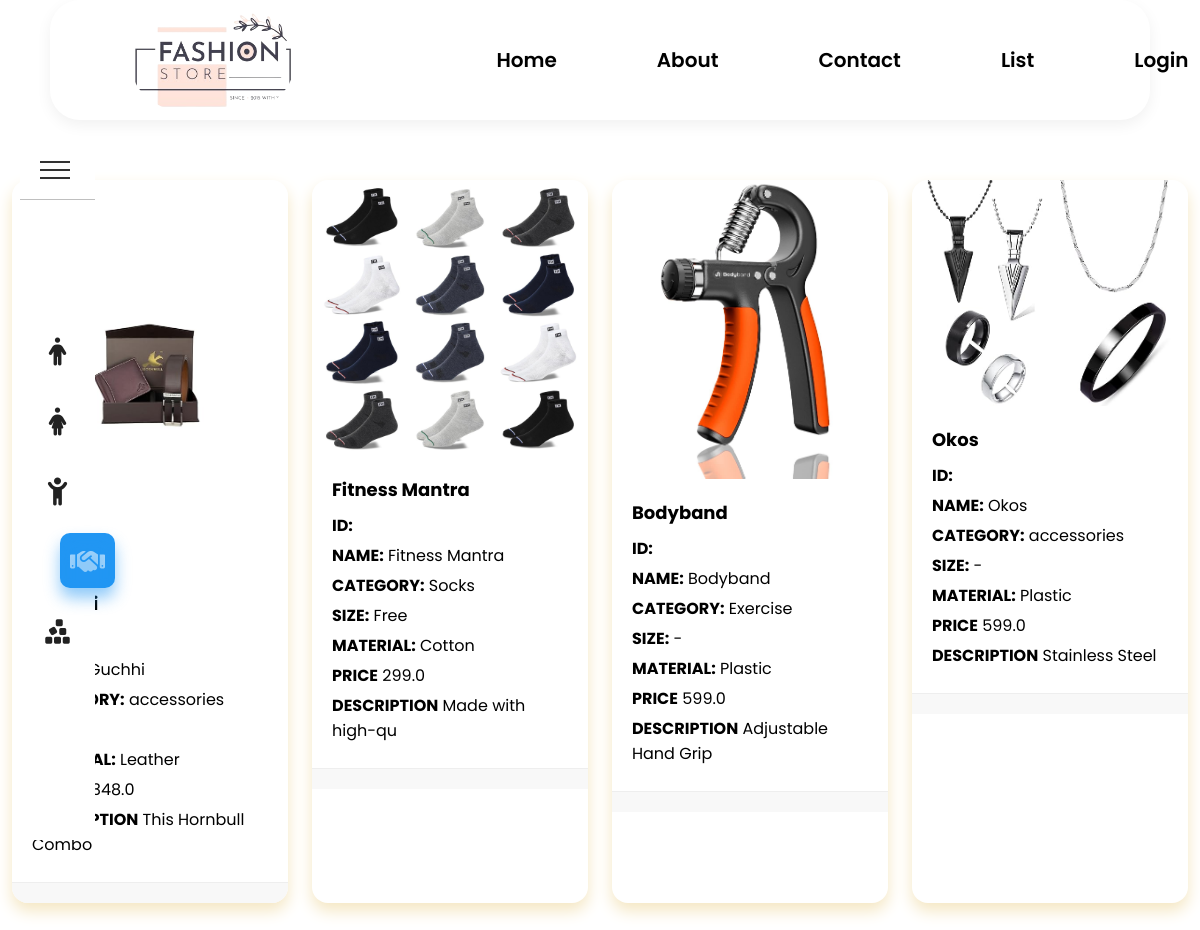
Screenshot of /MenAccessorieslist/ with the database file from the repository.
### fashionapp/models.py (models this page shows)
class MenAccessories(models.Model):
    id=models.AutoField(primary_key=True)
    name=models.CharField(max_length=30)
    category=models.CharField(max_length=20)
    size=models.CharField(max_length=10)
    material=models.CharField(max_length=15)
    price=models.CharField(max_length=10)
    description=models.CharField(max_length=20)
    Men_Accessoriesimage=models.ImageField(null=True,blank=True,upload_to="image/")

### fashionapp/views.py (the view)
# urls.py: path('MenAccessorieslist/', views.MenAccessoriesListView.as_view(),name='MenAccessorieslist'),
class MenAccessoriesListView(ListView):
    model=MenAccessories
    context_object_name='accessories'
    template_name='fashionapp/MenAccessories_list.html'

### templates/fashionapp/MenAccessories_list.html (shortened to what this page needs)
<!DOCTYPE html>
<html lang="en">
  {% load static %}
<head>
    <link rel="stylesheet" href="https://cdnjs.cloudflare.com/ajax/libs/font-awesome/6.5.2/css/all.min.css"
 />
    <link rel="stylesheet" href="https://cdnjs.cloudflare.com/ajax/libs/font-awesome/6.5.2/css/all.min.css"
 />
    <link href="{% static 'css/style.css' %}" rel="stylesheet">
  <link rel="stylesheet" href="https://cdnjs.cloudflare.com/ajax/libs/font-awesome/6.5.2/css/all.min.css"
 />
</head>
<body>
  {% include 'fashionapp/headernew.html'%}
    <div class="container">
        <div class="navigation" style="height: 450px; margin-top: 120px;">
          <div class="menu-toggle"></div>
          <ul class="list">
            <li class="list-item" style="--color:#f44336"><a href="/clothelist/">
              <span class="icon">
                <i class="fa-solid fa-person"></i>
              </span>
              </a></li>
            <li class="list-item" style="--color:#ffa117"><a href="/clothelistwomen/">
              <span class="icon">
                <i class="fa-solid fa-person-dress"></i>
              </span>
              </a></li>
            <li class="list-item" style="--color:#0fc70f"><a href="/clothelistchild/">
              <span class="icon">
                <i class="fa-solid fa-child-reaching"></i>
              </span>
              </a></li>
            <li class="list-item active" style="--color:#2196f3"><a href="/MenAccessorieslist/">
              <span class="icon">
                <i class="fa-solid fa-handshake"></i>
              </span>
              </a></li>
            <li class="list-item" style="--color:#b145e9"><a href="/womenAccessorieslist/">
              <span class="icon">
                <i class="fa-solid fa-cubes-stacked"></i>
              </span>
              </a></li>
          </ul>
        </div>
    </div>
    <div class="clothe-container">
    {% for a in accessories %}
    <div class="clothe-card">
        <img class="clothe-image" src="/{{ a.Men_Accessoriesimage }}" alt="{{ a.name }}">
        <div class="clothe-details">
            <h3>{{ a.name }}</h3>
            <p><strong>ID:</strong> {{ a.maid }}</p>
            <p><strong>NAME:</strong> {{ a.name }}</p>
            <p><strong>CATEGORY:</strong> {{ a.category }}</p>
            <p><strong>SIZE:</strong> {{ a.size }}</p>
            <p><strong>MATERIAL:</strong> {{ a.material }}</p>
            <p><strong>PRICE</strong> {{ a.price }}</p>
            <p><strong>DESCRIPTION</strong> {{ a.description }}</p>
        </div>
        <div class="clothe-actions">
        </div>
    </div>
    {% endfor %}
</div>
</body>
</html>

### fashionapp/static/css/style.css (style rules this page uses)
* { margin: 0; padding: 0; box-sizing: border-box; }
body { width: 100%; overflow-x: hidden; }

### templates/fashionapp/MenAccessories_list.html (style rules this page uses)
* { margin: 0; padding: 0; box-sizing: border-box; font-family: 'Poppins', sans-serif; }
.container { width: 100%; display: flex; justify-content: flex-start; align-items: center; background: #e0e1e7; }
.navigation { position: fixed; inset: 20px 0 20px 20px; width: 75px; min-height: 700px; background: #fff; transition: 0.5s; display: flex; justify-content: center; align-items: center; }
.navigation .menu-toggle { position: absolute; top: 0; left: 0; width: 100%; height: 60px; border-bottom: 1px solid rgba(0, 0, 0, 0.25); cursor: pointer; display: flex; justify-content: flex-start; align-items: center; padding: 0 20px; }
.navigation .menu-toggle::before { content: ''; position: absolute; width: 30px; height: 2px; background: #333; transform: translateY(-8px); transition: 0.5s; }
.navigation .menu-toggle::after { content: ''; position: absolute; width: 30px; height: 2px; background: #333; transform: translateY(8px); transition: 0.5s; box-shadow: 0 -8px 0 #333; }
.navigation ul { display: flex; flex-direction: column; gap: 10px; width: 100%; }
.navigation ul li { list-style: none; position: relative; width: 100%; height: 60px; display: flex; justify-content: flex-start; align-items: center; padding: 0 10px; cursor: pointer; transition: 0.5s; }
.navigation ul li.active { transform: translateX(30px); }
.navigation ul li a { text-decoration: none; position: relative; display: flex; justify-content: flex-start; text-align: center; align-items: center; }
.navigation ul li a .icon { position: relative; display: block; min-width: 55px; height: 55px; line-height: 60px; color: #222; border-radius: 10px; font-size: 1.75em; transition: 0.5s; }
.navigation ul li.active a .icon { color: #fff; background: var(--color); }
.navigation ul li a .icon::before { content: ''; position: absolute; top: 10px; left: 0; width: 100%; height: 100%; border-radius: 10px; background: var(--color); filter: blur(8px); opacity: 0; transition: 0.5s; }
.navigation ul li.active a .icon::before { opacity: 0.5; }
.clothe-container { display: flex; flex-wrap: wrap; justify-content: center; }
.clothe-card { flex: 0 0 calc(26.33% - 40px); display: flex; flex-direction: column; background-color: #ffffff; border-radius: 16px; box-shadow: 0 8px 16px #f5e7c3; margin-bottom: 20px; width: 300px; overflow: hidden; transition: transform 0.2s ease; margin: 60px auto; }
.clothe-image { width: 100%; height: auto; border-top-left-radius: 16px; border-top-right-radius: 16px; }
.clothe-details { padding: 20px; }
.clothe-details h3 { margin: 0 0 10px 0; font-size: 18px; }
.clothe-details p { margin: 0 0 5px 0; }
.clothe-actions { display: flex; justify-content: space-between; align-items: center; padding: 10px 20px; background-color: #f8f8f8; border-top: 1px solid #eee; }

### rows the page displays
MenAccessories: Men_Accessoriesimage (picture), name "Guchhi", category "accessories", material "Leather", price "2348.0", description "This Hornbull Combo"
MenAccessories: Men_Accessoriesimage (picture), name "Fitness Mantra", category "Socks", size "Free", material "Cotton", price "299.0", description "Made with high-qu"
MenAccessories: Men_Accessoriesimage (picture), name "Bodyband", category "Exercise", size "-", material "Plastic", price "599.0", description "Adjustable Hand Grip"
MenAccessories: Men_Accessoriesimage (picture), name "Okos", category "accessories", size "-", material "Plastic", price "599.0", description "Stainless Steel"
